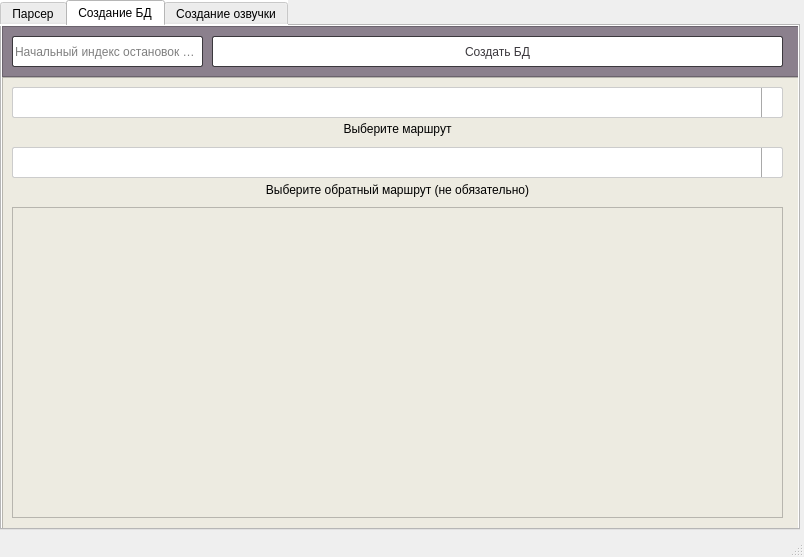
<?xml version="1.0" encoding="UTF-8"?>
<ui version="4.0">
 <class>MainWindow</class>
 <widget class="QMainWindow" name="MainWindow">
  <property name="geometry">
   <rect>
    <x>0</x>
    <y>0</y>
    <width>804</width>
    <height>557</height>
   </rect>
  </property>
  <property name="windowTitle">
   <string>MainWindow</string>
  </property>
  <property name="styleSheet">
   <string notr="true"/>
  </property>
  <widget class="QWidget" name="centralwidget">
   <widget class="QTabWidget" name="tabWidget">
    <property name="geometry">
     <rect>
      <x>0</x>
      <y>0</y>
      <width>800</width>
      <height>530</height>
     </rect>
    </property>
    <property name="styleSheet">
     <string notr="true">QWidget{
	background-color: white;
}</string>
    </property>
    <property name="currentIndex">
     <number>1</number>
    </property>
    <widget class="QWidget" name="tab_parser">
     <attribute name="title">
      <string>Парсер</string>
     </attribute>
     <widget class="QFrame" name="frame_head_parser">
      <property name="geometry">
       <rect>
        <x>0</x>
        <y>0</y>
        <width>800</width>
        <height>51</height>
       </rect>
      </property>
      <property name="layoutDirection">
       <enum>Qt::LeftToRight</enum>
      </property>
      <property name="styleSheet">
       <string notr="true">QFrame{
	background-color: #8B808D;
}</string>
      </property>
      <property name="frameShape">
       <enum>QFrame::StyledPanel</enum>
      </property>
      <property name="frameShadow">
       <enum>QFrame::Raised</enum>
      </property>
      <widget class="QLineEdit" name="lineEdit_city">
       <property name="geometry">
        <rect>
         <x>250</x>
         <y>10</y>
         <width>171</width>
         <height>31</height>
        </rect>
       </property>
       <property name="layoutDirection">
        <enum>Qt::LeftToRight</enum>
       </property>
       <property name="autoFillBackground">
        <bool>false</bool>
       </property>
       <property name="styleSheet">
        <string notr="true">QLineEdit{
	background-color: white; /* Красный цвет фона */
    color: black; /* Белый цвет текста */
	border: 1px solid #3B383D;
    border-radius: 2px; /* Радиус скругления в пикселях */
}</string>
       </property>
       <property name="text">
        <string/>
       </property>
       <property name="placeholderText">
        <string>Населенный пункт</string>
       </property>
       <property name="cursorMoveStyle">
        <enum>Qt::LogicalMoveStyle</enum>
       </property>
      </widget>
      <widget class="QLineEdit" name="lineEdit_letter_route">
       <property name="geometry">
        <rect>
         <x>430</x>
         <y>10</y>
         <width>41</width>
         <height>31</height>
        </rect>
       </property>
       <property name="styleSheet">
        <string notr="true">QLineEdit{
	background-color: white; /* Красный цвет фона */
    color: black; /* Белый цвет текста */
	border: 1px solid #3B383D;
    border-radius: 2px; /* Радиус скругления в пикселях */
}</string>
       </property>
       <property name="alignment">
        <set>Qt::AlignCenter</set>
       </property>
       <property name="placeholderText">
        <string>Буква</string>
       </property>
      </widget>
      <widget class="QLineEdit" name="lineEdit_num_route">
       <property name="geometry">
        <rect>
         <x>480</x>
         <y>10</y>
         <width>71</width>
         <height>31</height>
        </rect>
       </property>
       <property name="styleSheet">
        <string notr="true">QLineEdit{
	background-color: white; /* Красный цвет фона */
    color: black; /* Белый цвет текста */
	border: 1px solid #3B383D;
    border-radius: 2px; /* Радиус скругления в пикселях */
}</string>
       </property>
       <property name="alignment">
        <set>Qt::AlignCenter</set>
       </property>
       <property name="placeholderText">
        <string>Номер маршрута</string>
       </property>
      </widget>
      <widget class="QToolButton" name="toolButton">
       <property name="geometry">
        <rect>
         <x>670</x>
         <y>10</y>
         <width>111</width>
         <height>31</height>
        </rect>
       </property>
       <property name="styleSheet">
        <string notr="true">QToolButton {
    background-color: white; /* цвет фона */
    color: #3B383D; /* цвет текста */
	border: 1px solid #3B383D;
    border-radius: 2px; /* Радиус скругления в пикселях */
}
QToolButton:hover {
    background-color: #3B383D; /* цвет фона */
    color: white; /* цвет текста */
	border: 1px solid white;
    border-radius: 2px; /* Радиус скругления в пикселях */
}</string>
       </property>
       <property name="text">
        <string>Запустить парсер</string>
       </property>
       <property name="autoRepeat">
        <bool>false</bool>
       </property>
      </widget>
      <widget class="QComboBox" name="comboBox_parser_set_transport">
       <property name="geometry">
        <rect>
         <x>560</x>
         <y>10</y>
         <width>101</width>
         <height>31</height>
        </rect>
       </property>
       <property name="styleSheet">
        <string notr="true">QComboBox {
    background-color: white; /* Серый цвет фона */
    color: #3B383D; /* Черный цвет текста */
    border: 1px solid #3B383D; /* 1 пиксель серая сплошная граница */
    border-radius: 2px; /* Радиус скругления в пикселях */
    padding: 5px; /* Внутренний отступ внутри элемента */
}

QComboBox::drop-down {
    subcontrol-origin: padding;
    subcontrol-position: top right;
    width: 10px; /* Ширина кнопки выпадающего списка */
    border-left-width: 1px;
    border-left-color: darkgray;
    border-left-style: solid;
}

QComboBox QAbstractItemView {
    background-color: white; /* Белый цвет фона выпадающего списка */
    color: #3B383D; /* Черный цвет текста в выпадающем списке */
    border: 1px solid #3B383D; /* 1 пиксель серая сплошная граница выпадающего списка */
    selection-background-color: #7A686D; /* Синий цвет фона для выбранного элемента в списке */
    selection-color: #FFFFFF; /* Белый цвет текста для выбранного элемента в списке */
}
</string>
       </property>
      </widget>
      <widget class="QComboBox" name="comboBox_parser_set_regions">
       <property name="geometry">
        <rect>
         <x>10</x>
         <y>10</y>
         <width>231</width>
         <height>31</height>
        </rect>
       </property>
       <property name="styleSheet">
        <string notr="true">QComboBox {
    background-color: white; /* Серый цвет фона */
    color: #3B383D; /* Черный цвет текста */
    border: 1px solid #3B383D; /* 1 пиксель серая сплошная граница */
    border-radius: 2px; /* Радиус скругления в пикселях */
    padding: 5px; /* Внутренний отступ внутри элемента */
}

QComboBox::drop-down {
    subcontrol-origin: padding;
    subcontrol-position: top right;
    width: 10px; /* Ширина кнопки выпадающего списка */
    border-left-width: 1px;
    border-left-color: darkgray;
    border-left-style: solid;
}

QComboBox QAbstractItemView {
    background-color: white; /* Белый цвет фона выпадающего списка */
    color: #3B383D; /* Черный цвет текста в выпадающем списке */
    border: 1px solid #3B383D; /* 1 пиксель серая сплошная граница выпадающего списка */
    selection-background-color: #7A686D; /* Синий цвет фона для выбранного элемента в списке */
    selection-color: #FFFFFF; /* Белый цвет текста для выбранного элемента в списке */
}
</string>
       </property>
      </widget>
     </widget>
     <widget class="QFrame" name="frame_main_parser">
      <property name="geometry">
       <rect>
        <x>0</x>
        <y>51</y>
        <width>800</width>
        <height>450</height>
       </rect>
      </property>
      <property name="styleSheet">
       <string notr="true">QFrame{
	background-color: #EDEBE1;
}</string>
      </property>
      <property name="frameShape">
       <enum>QFrame::StyledPanel</enum>
      </property>
      <property name="frameShadow">
       <enum>QFrame::Raised</enum>
      </property>
      <widget class="QFrame" name="frame_for_map">
       <property name="geometry">
        <rect>
         <x>10</x>
         <y>10</y>
         <width>771</width>
         <height>431</height>
        </rect>
       </property>
       <property name="frameShape">
        <enum>QFrame::StyledPanel</enum>
       </property>
       <property name="frameShadow">
        <enum>QFrame::Raised</enum>
       </property>
      </widget>
     </widget>
    </widget>
    <widget class="QWidget" name="tab_create_db">
     <property name="layoutDirection">
      <enum>Qt::LeftToRight</enum>
     </property>
     <attribute name="title">
      <string>Создание БД</string>
     </attribute>
     <widget class="QFrame" name="frame_main_db">
      <property name="geometry">
       <rect>
        <x>0</x>
        <y>51</y>
        <width>800</width>
        <height>550</height>
       </rect>
      </property>
      <property name="styleSheet">
       <string notr="true">QFrame{
	background-color: #EDEBE1;
}</string>
      </property>
      <property name="frameShape">
       <enum>QFrame::StyledPanel</enum>
      </property>
      <property name="frameShadow">
       <enum>QFrame::Raised</enum>
      </property>
      <widget class="QFrame" name="frame_for_map_2">
       <property name="geometry">
        <rect>
         <x>10</x>
         <y>130</y>
         <width>771</width>
         <height>311</height>
        </rect>
       </property>
       <property name="frameShape">
        <enum>QFrame::StyledPanel</enum>
       </property>
       <property name="frameShadow">
        <enum>QFrame::Raised</enum>
       </property>
      </widget>
      <widget class="QComboBox" name="comboBox_forward_db">
       <property name="geometry">
        <rect>
         <x>10</x>
         <y>10</y>
         <width>771</width>
         <height>31</height>
        </rect>
       </property>
       <property name="styleSheet">
        <string notr="true">QComboBox {
    background-color: white; /* Серый цвет фона */
    color: #3B383D; /* Черный цвет текста */
    border: 1px solid #CCCCCC; /* 1 пиксель серая сплошная граница */
    border-radius: 2px; /* Радиус скругления в пикселях */
    padding: 5px; /* Внутренний отступ внутри элемента */
}

QComboBox::drop-down {
    subcontrol-origin: padding;
    subcontrol-position: top right;
    width: 20px; /* Ширина кнопки выпадающего списка */
    border-left-width: 1px;
    border-left-color: darkgray;
    border-left-style: solid;
}

QComboBox QAbstractItemView {
    background-color: white; /* Белый цвет фона выпадающего списка */
    color: #3B383D; /* Черный цвет текста в выпадающем списке */
    border: 1px solid #CCCCCC; /* 1 пиксель серая сплошная граница выпадающего списка */
    selection-background-color: #7A686D; /* Синий цвет фона для выбранного элемента в списке */
    selection-color: #FFFFFF; /* Белый цвет текста для выбранного элемента в списке */
}
</string>
       </property>
      </widget>
      <widget class="QComboBox" name="comboBox_reverse_db">
       <property name="geometry">
        <rect>
         <x>10</x>
         <y>70</y>
         <width>771</width>
         <height>31</height>
        </rect>
       </property>
       <property name="styleSheet">
        <string notr="true">QComboBox {
    background-color: white; /* Серый цвет фона */
    color: #3B383D; /* Черный цвет текста */
    border: 1px solid #CCCCCC; /* 1 пиксель серая сплошная граница */
    border-radius: 2px; /* Радиус скругления в пикселях */
    padding: 5px; /* Внутренний отступ внутри элемента */
}

QComboBox::drop-down {
    subcontrol-origin: padding;
    subcontrol-position: top right;
    width: 20px; /* Ширина кнопки выпадающего списка */
    border-left-width: 1px;
    border-left-color: darkgray;
    border-left-style: solid;
}

QComboBox QAbstractItemView {
    background-color: white; /* Белый цвет фона выпадающего списка */
    color: #3B383D; /* Черный цвет текста в выпадающем списке */
    border: 1px solid #CCCCCC; /* 1 пиксель серая сплошная граница выпадающего списка */
    selection-background-color: #7A686D; /* Синий цвет фона для выбранного элемента в списке */
    selection-color: #FFFFFF; /* Белый цвет текста для выбранного элемента в списке */
}
</string>
       </property>
      </widget>
      <widget class="QLabel" name="label">
       <property name="geometry">
        <rect>
         <x>10</x>
         <y>42</y>
         <width>771</width>
         <height>20</height>
        </rect>
       </property>
       <property name="text">
        <string>Выберите маршрут</string>
       </property>
       <property name="alignment">
        <set>Qt::AlignCenter</set>
       </property>
      </widget>
      <widget class="QLabel" name="label_2">
       <property name="geometry">
        <rect>
         <x>10</x>
         <y>103</y>
         <width>771</width>
         <height>20</height>
        </rect>
       </property>
       <property name="text">
        <string>Выберите обратный маршрут (не обязательно)</string>
       </property>
       <property name="alignment">
        <set>Qt::AlignCenter</set>
       </property>
      </widget>
     </widget>
     <widget class="QFrame" name="frame_head_db">
      <property name="geometry">
       <rect>
        <x>0</x>
        <y>0</y>
        <width>800</width>
        <height>51</height>
       </rect>
      </property>
      <property name="layoutDirection">
       <enum>Qt::LeftToRight</enum>
      </property>
      <property name="styleSheet">
       <string notr="true">QFrame{
	background-color: #8B808D;
}</string>
      </property>
      <property name="frameShape">
       <enum>QFrame::StyledPanel</enum>
      </property>
      <property name="frameShadow">
       <enum>QFrame::Raised</enum>
      </property>
      <widget class="QToolButton" name="toolButton_create_db">
       <property name="geometry">
        <rect>
         <x>210</x>
         <y>10</y>
         <width>571</width>
         <height>31</height>
        </rect>
       </property>
       <property name="styleSheet">
        <string notr="true">QToolButton {
    background-color: white; /* цвет фона */
    color: #3B383D; /* цвет текста */
	border: 1px solid #3B383D;
    border-radius: 2px; /* Радиус скругления в пикселях */
}
QToolButton:hover {
    background-color: #3B383D; /* цвет фона */
    color: white; /* цвет текста */
	border: 1px solid white;
    border-radius: 2px; /* Радиус скругления в пикселях */
}</string>
       </property>
       <property name="text">
        <string>Создать БД</string>
       </property>
       <property name="autoRepeat">
        <bool>false</bool>
       </property>
      </widget>
      <widget class="QLineEdit" name="lineEdit_db_index">
       <property name="geometry">
        <rect>
         <x>10</x>
         <y>10</y>
         <width>191</width>
         <height>31</height>
        </rect>
       </property>
       <property name="layoutDirection">
        <enum>Qt::LeftToRight</enum>
       </property>
       <property name="autoFillBackground">
        <bool>false</bool>
       </property>
       <property name="styleSheet">
        <string notr="true">QLineEdit{
	background-color: white; /* Красный цвет фона */
    color: black; /* Белый цвет текста */
	border: 1px solid #3B383D;
    border-radius: 2px; /* Радиус скругления в пикселях */
}</string>
       </property>
       <property name="text">
        <string/>
       </property>
       <property name="placeholderText">
        <string>Начальный индекс остановок в БД</string>
       </property>
       <property name="cursorMoveStyle">
        <enum>Qt::LogicalMoveStyle</enum>
       </property>
      </widget>
     </widget>
    </widget>
    <widget class="QWidget" name="tab_create_voice">
     <attribute name="title">
      <string>Создание озвучки</string>
     </attribute>
     <widget class="QFrame" name="frame_head_voice">
      <property name="geometry">
       <rect>
        <x>0</x>
        <y>0</y>
        <width>800</width>
        <height>51</height>
       </rect>
      </property>
      <property name="layoutDirection">
       <enum>Qt::LeftToRight</enum>
      </property>
      <property name="styleSheet">
       <string notr="true">QFrame{
	background-color: #8B808D;
}</string>
      </property>
      <property name="frameShape">
       <enum>QFrame::StyledPanel</enum>
      </property>
      <property name="frameShadow">
       <enum>QFrame::Raised</enum>
      </property>
      <widget class="QToolButton" name="toolButton_create_voice">
       <property name="geometry">
        <rect>
         <x>460</x>
         <y>10</y>
         <width>321</width>
         <height>31</height>
        </rect>
       </property>
       <property name="styleSheet">
        <string notr="true">QToolButton {
    background-color: white; /* цвет фона */
    color: #3B383D; /* цвет текста */
	border: 1px solid #3B383D;
    border-radius: 2px; /* Радиус скругления в пикселях */
}
QToolButton:hover {
    background-color: #3B383D; /* цвет фона */
    color: white; /* цвет текста */
	border: 1px solid white;
    border-radius: 2px; /* Радиус скругления в пикселях */
}</string>
       </property>
       <property name="text">
        <string>Создать озвучку для остановок</string>
       </property>
       <property name="autoRepeat">
        <bool>false</bool>
       </property>
      </widget>
      <widget class="QLineEdit" name="lineEdit_token_voice">
       <property name="geometry">
        <rect>
         <x>10</x>
         <y>10</y>
         <width>441</width>
         <height>31</height>
        </rect>
       </property>
       <property name="layoutDirection">
        <enum>Qt::LeftToRight</enum>
       </property>
       <property name="autoFillBackground">
        <bool>false</bool>
       </property>
       <property name="styleSheet">
        <string notr="true">QLineEdit{
	background-color: white; /* Красный цвет фона */
    color: black; /* Белый цвет текста */
	border: 1px solid #3B383D;
    border-radius: 2px; /* Радиус скругления в пикселях */
}</string>
       </property>
       <property name="text">
        <string/>
       </property>
       <property name="placeholderText">
        <string>Ключ API</string>
       </property>
       <property name="cursorMoveStyle">
        <enum>Qt::LogicalMoveStyle</enum>
       </property>
      </widget>
     </widget>
     <widget class="QFrame" name="frame_main_voice">
      <property name="geometry">
       <rect>
        <x>0</x>
        <y>51</y>
        <width>800</width>
        <height>550</height>
       </rect>
      </property>
      <property name="styleSheet">
       <string notr="true">QFrame{
	background-color: #EDEBE1;
}</string>
      </property>
      <property name="frameShape">
       <enum>QFrame::StyledPanel</enum>
      </property>
      <property name="frameShadow">
       <enum>QFrame::Raised</enum>
      </property>
      <widget class="QFrame" name="frame_for_map_3">
       <property name="geometry">
        <rect>
         <x>10</x>
         <y>130</y>
         <width>771</width>
         <height>301</height>
        </rect>
       </property>
       <property name="frameShape">
        <enum>QFrame::StyledPanel</enum>
       </property>
       <property name="frameShadow">
        <enum>QFrame::Raised</enum>
       </property>
      </widget>
      <widget class="QComboBox" name="comboBox_forward_voice">
       <property name="geometry">
        <rect>
         <x>10</x>
         <y>10</y>
         <width>771</width>
         <height>31</height>
        </rect>
       </property>
       <property name="styleSheet">
        <string notr="true">QComboBox {
    background-color: white; /* Серый цвет фона */
    color: #3B383D; /* Черный цвет текста */
    border: 1px solid #CCCCCC; /* 1 пиксель серая сплошная граница */
    border-radius: 2px; /* Радиус скругления в пикселях */
    padding: 5px; /* Внутренний отступ внутри элемента */
}

QComboBox::drop-down {
    subcontrol-origin: padding;
    subcontrol-position: top right;
    width: 20px; /* Ширина кнопки выпадающего списка */
    border-left-width: 1px;
    border-left-color: darkgray;
    border-left-style: solid;
}

QComboBox QAbstractItemView {
    background-color: white; /* Белый цвет фона выпадающего списка */
    color: #3B383D; /* Черный цвет текста в выпадающем списке */
    border: 1px solid #CCCCCC; /* 1 пиксель серая сплошная граница выпадающего списка */
    selection-background-color: #7A686D; /* Синий цвет фона для выбранного элемента в списке */
    selection-color: #FFFFFF; /* Белый цвет текста для выбранного элемента в списке */
}
</string>
       </property>
      </widget>
      <widget class="QComboBox" name="comboBox_reverse_voice">
       <property name="geometry">
        <rect>
         <x>10</x>
         <y>70</y>
         <width>771</width>
         <height>31</height>
        </rect>
       </property>
       <property name="styleSheet">
        <string notr="true">QComboBox {
    background-color: white; /* Серый цвет фона */
    color: #3B383D; /* Черный цвет текста */
    border: 1px solid #CCCCCC; /* 1 пиксель серая сплошная граница */
    border-radius: 2px; /* Радиус скругления в пикселях */
    padding: 5px; /* Внутренний отступ внутри элемента */
}

QComboBox::drop-down {
    subcontrol-origin: padding;
    subcontrol-position: top right;
    width: 20px; /* Ширина кнопки выпадающего списка */
    border-left-width: 1px;
    border-left-color: darkgray;
    border-left-style: solid;
}

QComboBox QAbstractItemView {
    background-color: white; /* Белый цвет фона выпадающего списка */
    color: #3B383D; /* Черный цвет текста в выпадающем списке */
    border: 1px solid #CCCCCC; /* 1 пиксель серая сплошная граница выпадающего списка */
    selection-background-color: #7A686D; /* Синий цвет фона для выбранного элемента в списке */
    selection-color: #FFFFFF; /* Белый цвет текста для выбранного элемента в списке */
}
</string>
       </property>
      </widget>
      <widget class="QLabel" name="label_3">
       <property name="geometry">
        <rect>
         <x>10</x>
         <y>42</y>
         <width>771</width>
         <height>20</height>
        </rect>
       </property>
       <property name="text">
        <string>Выберите маршрут</string>
       </property>
       <property name="alignment">
        <set>Qt::AlignCenter</set>
       </property>
      </widget>
      <widget class="QLabel" name="label_4">
       <property name="geometry">
        <rect>
         <x>10</x>
         <y>103</y>
         <width>771</width>
         <height>21</height>
        </rect>
       </property>
       <property name="text">
        <string>Выберите обратный маршрут (не обязательно)</string>
       </property>
       <property name="alignment">
        <set>Qt::AlignCenter</set>
       </property>
      </widget>
     </widget>
    </widget>
   </widget>
  </widget>
  <widget class="QMenuBar" name="menubar">
   <property name="geometry">
    <rect>
     <x>0</x>
     <y>0</y>
     <width>804</width>
     <height>26</height>
    </rect>
   </property>
  </widget>
  <widget class="QStatusBar" name="statusbar"/>
 </widget>
 <resources/>
 <connections/>
</ui>
